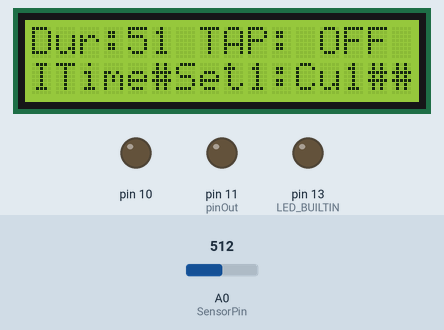
Simulated run of this sketch. Board: Arduino Uno, built with avr-gcc and run on an emulated ATmega328P. On the bench: 16×2 character LCD, output pins drawn as LEDs (lit = HIGH). The test bench sets the inputs (shaded band); at power-on: A0 (SensorPin) = 512.

Above: at 1.2 s.
1.3 s: A0 (SensorPin) set to 716
At 2.8 s:
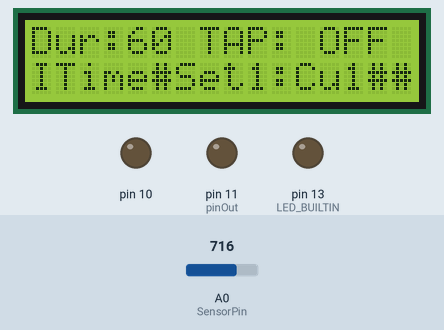
3.1 s: A0 (SensorPin) set to 306
At 3.6 s:
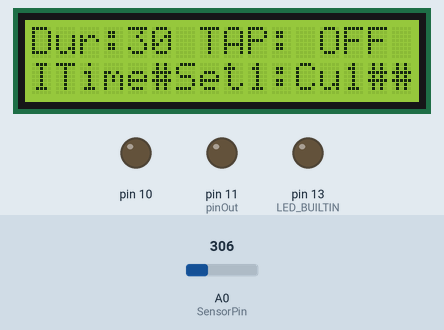
4.6 s: A0 (SensorPin) set to 122
At 5.4 s:
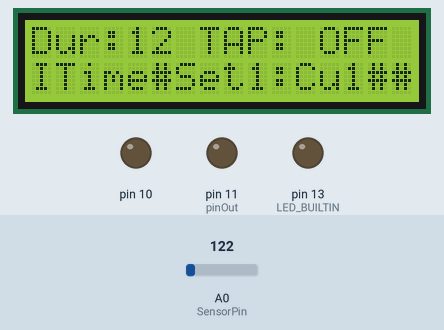
Timing chart, 0 to 7.6 s (numbered marks = the images above; inputs shaded):
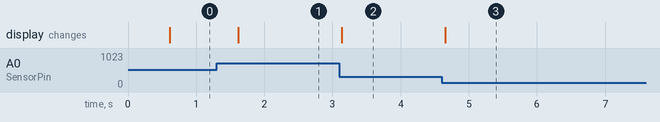

Measured:
- after the input at 1.3 s, the display: changes after 0.32 s (image 1)
- after the input at 3.1 s, the display: changes at once (image 2)
- after the input at 4.6 s, the display: changes after 0.06 s (image 3)

The sketch:

Drip_Irrigation_Src.ino
```cpp
//This sketch  triggers daily alarms at 8:30 am and 17:45 pm.
//A Timer is triggered every 15 seconds, another timer triggers once only after 10 seconds.

#include <Time.h>
#include <TimeAlarms.h>
#include <Wire.h>
#include <LiquidCrystal_I2C.h>

int pinOut = 11;//RELAY PIN for DIP IRRIGATION
unsigned long millis1;
unsigned long millis2;
int SensorPin = A0;
int duration=0;
 int durationtemp=0;
LiquidCrystal_I2C lcd = LiquidCrystal_I2C(0x27, 16, 2);
int time_cnt=1;

void setup()
{
  Serial.begin(9600);
  lcd.init();
  lcd.backlight();
  lcd.setCursor(0, 1);
  lcd.print("ITime#Set1:Cu12#");
  pinMode(pinOut,OUTPUT);
  pinMode(10,OUTPUT);
  digitalWrite(pinOut, HIGH);
  pinMode(LED_BUILTIN, OUTPUT);
  digitalWrite(pinOut, LOW);
  setTime(1,00,0,1,1,10); // set time to 8:29:00am Jan 1 2010
  // create the alarms
  lcd.setCursor(0, 0);
  lcd.print(String("Dur:   TAP: OFF"));
  Alarm.alarmRepeat(1,01,0, StartPump);
  Alarm.alarmRepeat(1,(analogRead(SensorPin)/10),0,StopPump);
}

void  loop(){

  time_cnt=digitalClockDisplay();
  dur();
  lcd.setCursor(0, 1);
  lcd.print(String("ITime#Set1:Cu") + String(time_cnt) + String("#"));
  Alarm.delay(1000);

}

// functions to be called when an alarm triggers:
void StartPump(){
  Serial.println("Starting Pump");
  taponmsg(" ON ");
  digitalWrite(pinOut, HIGH);
}

void StopPump(){
  Serial.println("Stopping Pump");
   taponmsg(" OFF");
  digitalWrite(pinOut, LOW);
}

int digitalClockDisplay()
{


//  printDigits(minute());
//  printDigits(second());
//  Serial.println();

  return hour();

}

//void printDigits(int digits)
//{
//  Serial.print(":");
//  if(digits < 10)
//    Serial.print('0');
//  Serial.print(digits);
//
//
//}
//


void taponmsg (String msg)
{
  lcd.setCursor(11, 0);
  lcd.print(msg);
  delay(500);
}

void dur ()
{
  lcd.setCursor(4, 0);
  if((analogRead(SensorPin)/10)< 60)
  {
   duration=(analogRead(SensorPin)/10);
  }
  else
  {
  duration=60;
  }
  lcd.print(duration);
  delay(500);
  if(duration!=durationtemp)
  {
    durationtemp=duration;
   }
}
```
